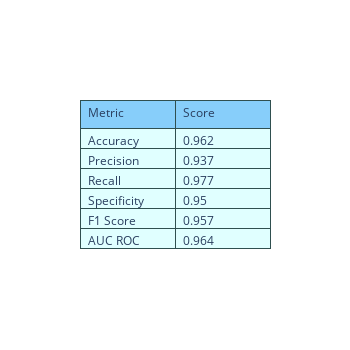

The code cell stored with this chart in its notebook:
### Markdown cell above
Model 6: XGBoost classifier algorithm on pysician-specified features after SMOTE oversampling and ENN undersampling techniques

### Code cell
X = df_smote.drop(['365DaySurvival'], axis = 1)
y = df_smote['365DaySurvival']

smt = SMOTEENN(random_state=42)
X, y = smt.fit_resample(X, y)

model = XGBClassifier()
X_train, X_test, y_train, y_test = train_test_split(X, y, test_size=0.2, random_state=44)
model.fit(X_train, y_train)

y_pred = model.predict(X_test)
print(accuracy_score(y_test, y_pred))

metrics(y_test, y_pred)

### Figure 1 — Plotly figure (JSON) as saved in the notebook; plotly's stock layout.template omitted (floating-point values rounded to 4 significant figures)
{"data": [{"cells": {"align": "left", "fill": {"color": "lightcyan"}, "line": {"color": "darkslategray"}, "values": [["Accuracy", "Precision", "Recall", "Specificity", "F1 Score", "AUC ROC"], [0.962, 0.937, 0.977, 0.95, 0.957, 0.964]]}, "header": {"align": "left", "fill": {"color": "lightskyblue"}, "line": {"color": "darkslategray"}, "values": ["Metric", "Score"]}, "type": "table"}], "layout": {"height": 350, "width": 350}}
